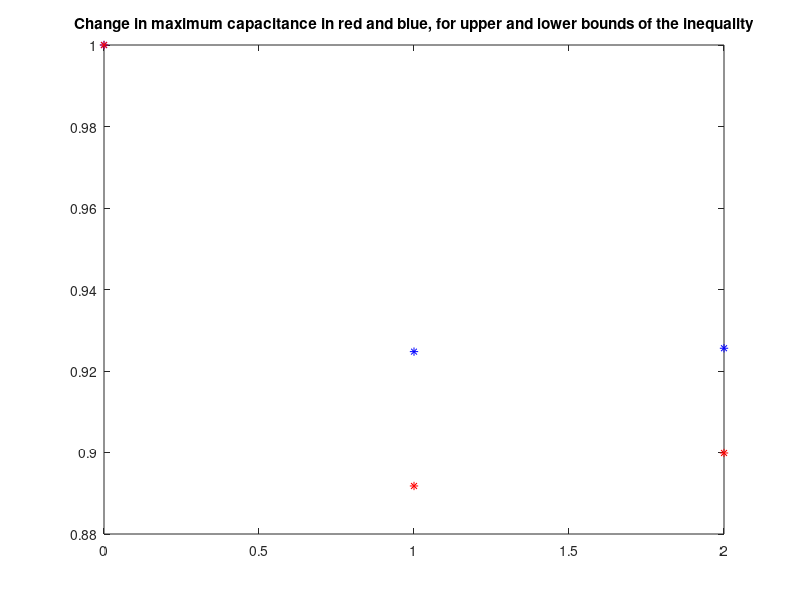

Reproduce this figure in MATLAB.
function plotter()

qty1=1-((10^(-3)-10^(-5))/(0.87712*0.015))
qty2=1-((10^(-3)-10^(-5))/(0.88692*0.015))
qty3=1-((10^(-3)-10^(-5))/(0.60991*0.015))
qty4=1-((10^(-3)-10^(-5))/(0.65924*0.015))

vec1 = [1 qty1 qty2];
vec2 = [1 qty3 qty4];

X = linspace(0,2,3);

    plot(linspace(0,2,3), vec1, '*', 'color', 'blue')
    hold on;
    plot(linspace(0,2,3), vec2, '*', 'color', 'red')

    title('Change in maximum capacitance in red and blue, for upper and lower bounds of the inequality')

end 